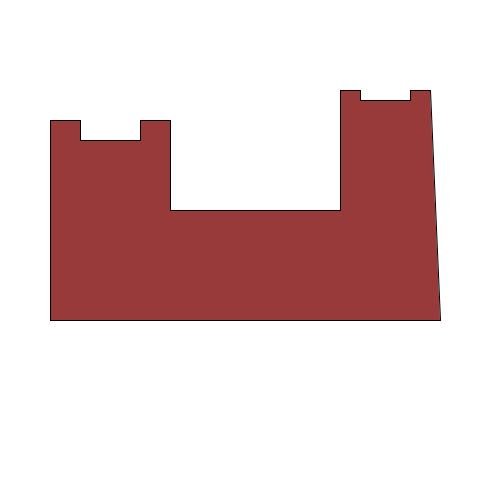
Frame 1 (no input)
Frame 60 (the mouse pressed at the canvas centre just before this capture): identical to frame 1, image omitted
Frame 120 (the mouse held since frame 60 and released just before this capture): identical to frame 1, image omitted

The Processing sketch that drew this single still picture (run headless with seeded random() and noise(); from frame 60 on, the mouse is pressed at the canvas centre):

// Processing sketch: Castle
// ── Castle.pde
/*
Avery Feingold
 6/24/2022
 Demo of Custom Shapes
 Intended for HM Intro to CS
 Relevant reference page:
 https://processing.org/reference/beginShape_.html
 */

void setup() {
  size(500, 500);
  background(255);

  fill(#983A3A);
  // Crown shape
  beginShape();
  vertex(340, 210);
  vertex(340, 90);
  vertex(340, 90);
  vertex(360, 90);
  vertex(360, 100);
  vertex(410, 100);
  vertex(410, 90);
  vertex(430, 90);
  vertex(440, 320);
  vertex(50, 320);
  vertex(50, 140);
  vertex(50,120);
  vertex(70, 120);
  vertex(80, 120);
  vertex(80, 140);
  vertex(140, 140);
  vertex(140, 120);
  vertex(170, 120);
  vertex(170, 210);
    endShape(CLOSE);
}


void draw() {
}



// You can use this to draw points wherever you click,
// and print the coordinates to the console.
// Then just make vertices at those points.

void mousePressed() {
  println(mouseX, mouseY);
  strokeWeight(6);
  point(mouseX, mouseY);
}
